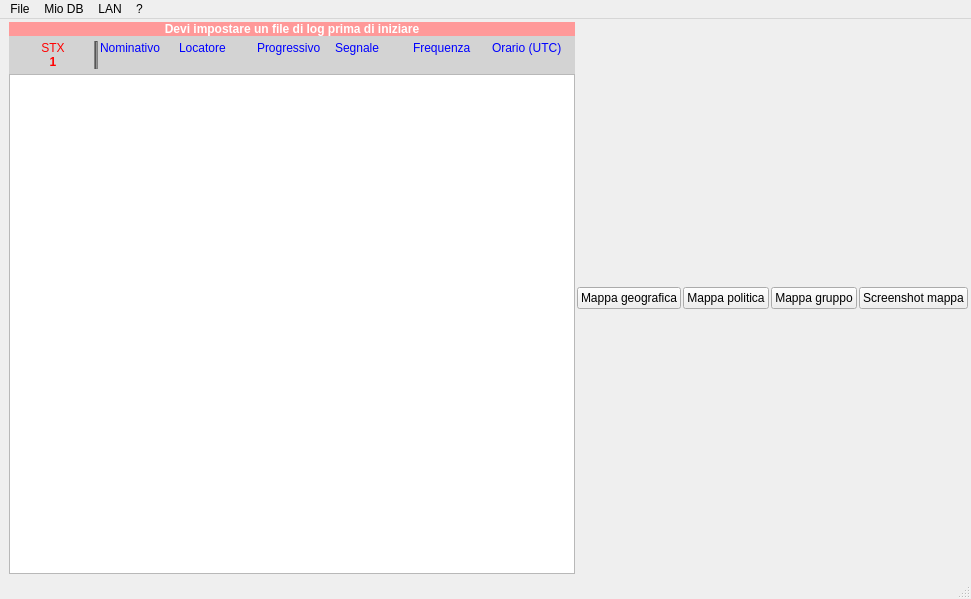
<?xml version="1.0" encoding="UTF-8"?>
<ui version="4.0">
 <class>MainWindow</class>
 <widget class="QMainWindow" name="MainWindow">
  <property name="geometry">
   <rect>
    <x>0</x>
    <y>0</y>
    <width>971</width>
    <height>599</height>
   </rect>
  </property>
  <property name="windowTitle">
   <string>RFLog</string>
  </property>
  <widget class="QWidget" name="centralwidget">
   <layout class="QGridLayout" name="griglia_2">
    <property name="topMargin">
     <number>3</number>
    </property>
    <property name="rightMargin">
     <number>3</number>
    </property>
    <property name="bottomMargin">
     <number>3</number>
    </property>
    <property name="horizontalSpacing">
     <number>2</number>
    </property>
    <property name="verticalSpacing">
     <number>0</number>
    </property>
    <item row="1" column="0">
     <layout class="QVBoxLayout" name="grigliaSinistra" stretch="0,0,10">
      <item>
       <widget class="QWidget" name="tx" native="true"/>
      </item>
      <item>
       <widget class="QWidget" name="grigliaInputWidget" native="true">
        <property name="styleSheet">
         <string notr="true">background-color: lightgray;</string>
        </property>
        <layout class="QGridLayout" name="grigliaInput" columnstretch="0,0,0,0,0,0,0,0">
         <property name="leftMargin">
          <number>5</number>
         </property>
         <property name="topMargin">
          <number>5</number>
         </property>
         <property name="rightMargin">
          <number>5</number>
         </property>
         <property name="bottomMargin">
          <number>5</number>
         </property>
         <property name="spacing">
          <number>0</number>
         </property>
         <item row="1" column="3">
          <widget class="QLabel" name="label_2">
           <property name="styleSheet">
            <string notr="true">color: blue;</string>
           </property>
           <property name="text">
            <string>Locatore</string>
           </property>
          </widget>
         </item>
         <item row="1" column="6">
          <widget class="QLabel" name="label_5">
           <property name="styleSheet">
            <string notr="true">color: blue;</string>
           </property>
           <property name="text">
            <string>Frequenza</string>
           </property>
          </widget>
         </item>
         <item row="1" column="4">
          <widget class="QLabel" name="label_6">
           <property name="styleSheet">
            <string notr="true">color: blue;</string>
           </property>
           <property name="text">
            <string>Progressivo</string>
           </property>
          </widget>
         </item>
         <item row="1" column="0">
          <widget class="QLabel" name="label_7">
           <property name="styleSheet">
            <string notr="true">color: red;</string>
           </property>
           <property name="text">
            <string>STX</string>
           </property>
           <property name="alignment">
            <set>Qt::AlignmentFlag::AlignCenter</set>
           </property>
          </widget>
         </item>
         <item row="1" column="5">
          <widget class="QLabel" name="label_3">
           <property name="styleSheet">
            <string notr="true">color: blue;</string>
           </property>
           <property name="text">
            <string>Segnale</string>
           </property>
          </widget>
         </item>
         <item row="1" column="7">
          <widget class="QLabel" name="label_4">
           <property name="styleSheet">
            <string notr="true">color: blue;</string>
           </property>
           <property name="text">
            <string>Orario (UTC)</string>
           </property>
          </widget>
         </item>
         <item row="1" column="2">
          <widget class="QLabel" name="label">
           <property name="styleSheet">
            <string notr="true">color: blue;</string>
           </property>
           <property name="text">
            <string>Nominativo</string>
           </property>
          </widget>
         </item>
         <item row="2" column="0">
          <widget class="QLabel" name="successivo">
           <property name="styleSheet">
            <string notr="true">color: red;
font-weight: bold;</string>
           </property>
           <property name="text">
            <string>1</string>
           </property>
           <property name="alignment">
            <set>Qt::AlignmentFlag::AlignCenter</set>
           </property>
          </widget>
         </item>
         <item row="1" column="1" rowspan="2">
          <widget class="Line" name="line">
           <property name="styleSheet">
            <string notr="true">background-color: gray;
min-width: 2px;
max-width: 2px;
margin-left: 2px;
margin-right: 2px;</string>
           </property>
           <property name="orientation">
            <enum>Qt::Orientation::Vertical</enum>
           </property>
          </widget>
         </item>
        </layout>
       </widget>
      </item>
      <item>
       <widget class="QTableWidget" name="Tabella">
        <property name="editTriggers">
         <set>QAbstractItemView::EditTrigger::NoEditTriggers</set>
        </property>
        <property name="selectionMode">
         <enum>QAbstractItemView::SelectionMode::SingleSelection</enum>
        </property>
        <property name="selectionBehavior">
         <enum>QAbstractItemView::SelectionBehavior::SelectRows</enum>
        </property>
       </widget>
      </item>
     </layout>
    </item>
    <item row="0" column="0">
     <widget class="QLabel" name="attualeLog">
      <property name="styleSheet">
       <string notr="true">font-weight: bold;
background-color: #f99;
color: white;</string>
      </property>
      <property name="text">
       <string>Devi impostare un file di log prima di iniziare</string>
      </property>
      <property name="alignment">
       <set>Qt::AlignmentFlag::AlignCenter</set>
      </property>
     </widget>
    </item>
    <item row="0" column="1" rowspan="2">
     <layout class="QVBoxLayout" name="grigliaDestra" stretch="0">
      <property name="spacing">
       <number>2</number>
      </property>
      <item>
       <layout class="QHBoxLayout" name="horizontalLayout_2">
        <property name="bottomMargin">
         <number>0</number>
        </property>
        <item>
         <widget class="QPushButton" name="mappaGeografica">
          <property name="text">
           <string>Mappa geografica</string>
          </property>
         </widget>
        </item>
        <item>
         <widget class="QPushButton" name="mappaPolitica">
          <property name="text">
           <string>Mappa politica</string>
          </property>
         </widget>
        </item>
        <item>
         <widget class="QPushButton" name="mappaGruppo">
          <property name="text">
           <string>Mappa gruppo</string>
          </property>
         </widget>
        </item>
        <item>
         <widget class="QPushButton" name="mappaScreenshot">
          <property name="text">
           <string>Screenshot mappa</string>
          </property>
         </widget>
        </item>
       </layout>
      </item>
     </layout>
    </item>
   </layout>
  </widget>
  <widget class="QMenuBar" name="menubar">
   <property name="geometry">
    <rect>
     <x>0</x>
     <y>0</y>
     <width>971</width>
     <height>30</height>
    </rect>
   </property>
   <widget class="QMenu" name="menuFile">
    <property name="title">
     <string>File</string>
    </property>
    <addaction name="menuIniziaLog"/>
    <addaction name="separator"/>
    <addaction name="menuApriAdif"/>
    <addaction name="menuApriEdi"/>
    <addaction name="separator"/>
    <addaction name="menuEsportaAdifTx"/>
   </widget>
   <widget class="QMenu" name="menuMioDB">
    <property name="title">
     <string>Mio DB</string>
    </property>
    <addaction name="menuLocatoriPreferiti"/>
    <addaction name="menuMieRadio"/>
   </widget>
   <widget class="QMenu" name="menu">
    <property name="title">
     <string>?</string>
    </property>
    <addaction name="menuInformazioniSu"/>
   </widget>
   <widget class="QMenu" name="menuLingua">
    <property name="title">
     <string>LAN</string>
    </property>
    <addaction name="actionLinguaItaliano"/>
    <addaction name="actionLinguaInglese"/>
    <addaction name="actionLinguaFrancese"/>
    <addaction name="actionLinguaTedesco"/>
    <addaction name="actionLinguaSpagnolo"/>
   </widget>
   <addaction name="menuFile"/>
   <addaction name="menuMioDB"/>
   <addaction name="menuLingua"/>
   <addaction name="menu"/>
  </widget>
  <widget class="QStatusBar" name="statusbar"/>
  <action name="menuApriAdif">
   <property name="text">
    <string>Apri Adif...</string>
   </property>
  </action>
  <action name="menuLocatoriPreferiti">
   <property name="text">
    <string>Locatori preferiti...</string>
   </property>
  </action>
  <action name="menuIniziaLog">
   <property name="text">
    <string>Inizia con il log...</string>
   </property>
  </action>
  <action name="menuMieRadio">
   <property name="text">
    <string>Le mie radio...</string>
   </property>
  </action>
  <action name="menuInformazioniSu">
   <property name="text">
    <string>Informazioni su RFLog</string>
   </property>
  </action>
  <action name="menuEsportaAdifTx">
   <property name="text">
    <string>Esporta Adif per TX...</string>
   </property>
  </action>
  <action name="menuApriEdi">
   <property name="text">
    <string>Apri EDI...</string>
   </property>
  </action>
  <action name="actionLinguaItaliano">
   <property name="text">
    <string>ITA</string>
   </property>
  </action>
  <action name="actionLinguaInglese">
   <property name="text">
    <string>ENG</string>
   </property>
  </action>
  <action name="actionLinguaFrancese">
   <property name="text">
    <string>FR</string>
   </property>
  </action>
  <action name="actionLinguaTedesco">
   <property name="text">
    <string>DE</string>
   </property>
  </action>
  <action name="actionLinguaSpagnolo">
   <property name="text">
    <string>ES</string>
   </property>
  </action>
 </widget>
 <resources/>
 <connections/>
</ui>
